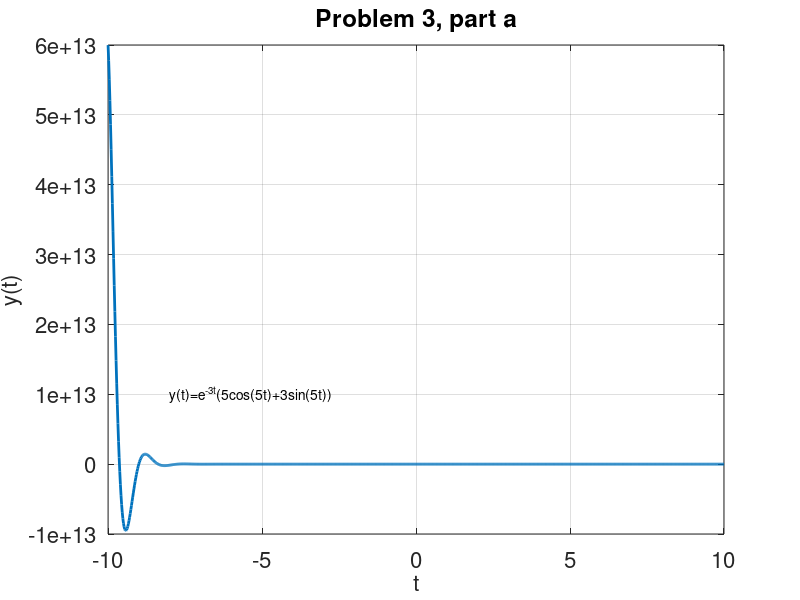
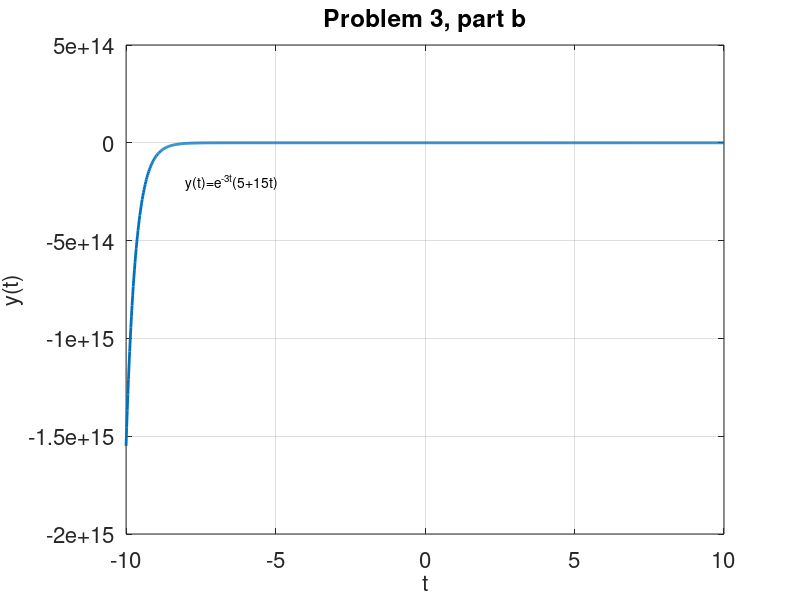
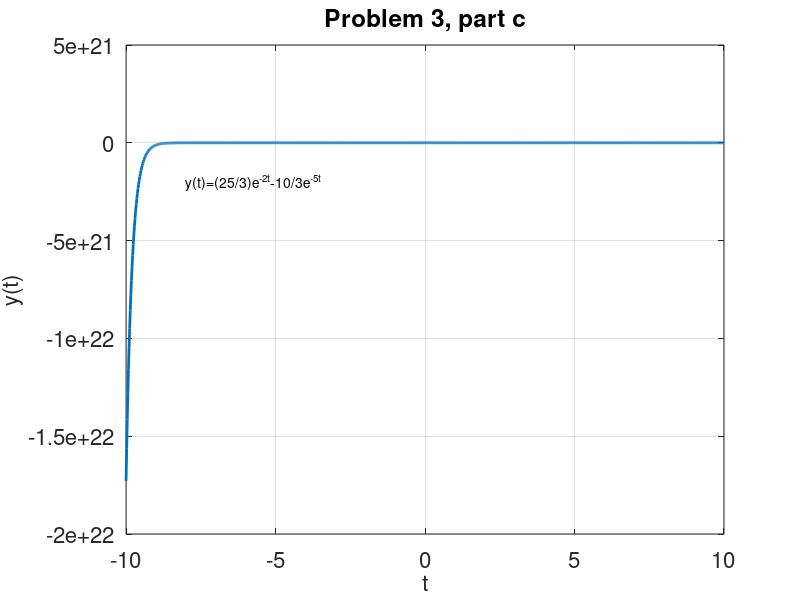

Write MATLAB code to recreate these figures, in order.
clear variables; % clears existing variables
t = linspace(-10,10,1001); % creates matrix for t
y1 = (5.*cos(5.*t)+3.*sin(5.*t)).*exp(-3.*t);
y2 = (5+15.*t).*exp(-3.*t);
y3 = (25./3).*exp(-2.*t)-(10./3).*exp(-5.*t);

Fig1 = figure('Position', [200, 75, 850, 600]); % set figure size and location
plot(t, y1, 'linewidth', 2.0) % plots sinc
grid on; % add grid
text(-8,1*10^(13),'y(t)=e^{-3t}(5cos(5t)+3sin(5t))'); % adds notation for y1(t)
set(gca, 'fontsize', 16); % increase font size
xlabel('t', 'fontsize', 16); % x label
ylabel('y(t)', 'fontsize', 16); % y label
title('Problem 3, part a'); % title

Fig2 = figure('Position', [200, 75, 850, 600]); % set figure size and location
plot(t, y2, 'linewidth', 2.0) % plots sinc
grid on; % add grid
text(-8,-2*10^(14),'y(t)=e^{-3t}(5+15t)'); % adds notation for y2(t)
set(gca, 'fontsize', 16); % increase font size
xlabel('t', 'fontsize', 16); % x label
ylabel('y(t)', 'fontsize', 16); % y label
title('Problem 3, part b'); % title

Fig3 = figure('Position', [200, 75, 850, 600]); % set figure size and location
plot(t, y3, 'linewidth', 2.0) % plots sinc
grid on; % add grid
text(-8,-2*10^(21),'y(t)=(25/3)e^{-2t}-10/3e^{-5t}'); % adds notation for y3(t)
set(gca, 'fontsize', 16); % increase font size
xlabel('t', 'fontsize', 16); % x label
ylabel('y(t)', 'fontsize', 16); % y label
title('Problem 3, part c'); % title